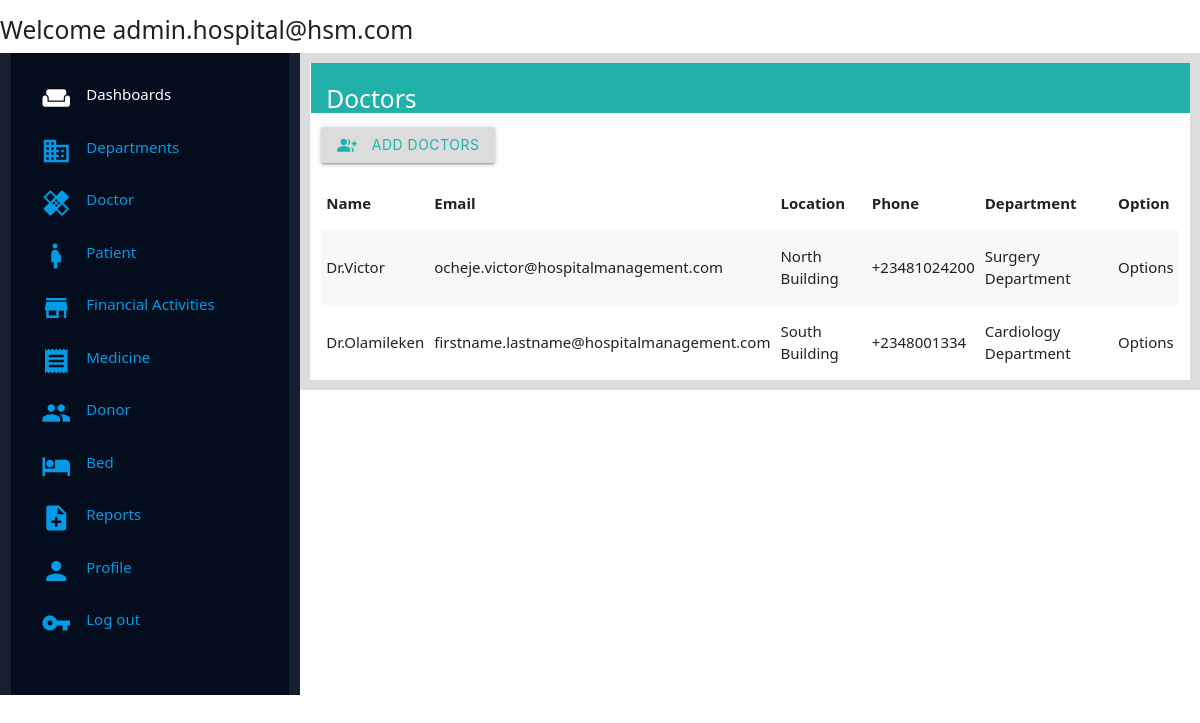
Screenshot of /management/doctors/ (signed in) with the database file from the repository.
### management/models.py (models this page shows, shortened)
class Doctor(models.Model):
    Doctor_user_instance = models.ForeignKey(get_user_model(),on_delete=models.CASCADE,null=True, blank=True)
    Doctor_firstname = models.CharField(max_length=250, null=True,blank=True)
    Doctor_lastname = models.CharField(max_length=250, null=True,blank=True)
    Doctor_gender = models.CharField(max_length=25, choices=GENDER, default="UNDECIDED")
    Doctor_department = models.ForeignKey(Department,on_delete=models.CASCADE, related_name="doctor_department")
    Doctor_specialization = models.CharField(max_length=250, null=True, blank=True)
    Doctor_phone_number = models.CharField(max_length=250, null=True, blank=True)
    Doctor_email_address = models.EmailField(default="firstname.lastname@hospitalmanagement.com", null=True, blank=True)
    Doctor_location = models.CharField(max_length=250,null=True, blank=True)

class Department(models.Model):
    Department_name = models.CharField(max_length=250, unique=True, blank=True, null=True)
    Department_details = models.TextField(max_length=1000, null=True, blank=True)
    def __str__(self):
        return self.Department_name + " Department"

### management/views.py (the view)
# urls.py: path('doctors/',views.doctors_page, name="doctors_page"),
@login_required(login_url=welcome_page)
def doctors_page(request):
    doctors = Doctor.objects.all()
    context = {
        'doctors':doctors
    }
    return render(request,'management/Pages/doctors_page.html',context)

### management/templates/management/Pages/doctors_page.html
{% extends 'management/index.html' %}
{% load static %}
{% block content %}
<div class="wrapper">
    <div class="title-holder">
        <h5 class="title">Doctors</h5>
    </div>
    <div class="body-wrapper">
        <button class="btn add-btn"><i class="small material-icons left">group_add</i> Add Doctors</button>
    </div>
    <div class="display-list">
        <table class="striped">
        <thead>
          <tr>
              <th>Name</th>
              <th>Email</th>
              <th>Location</th>
              <th>Phone</th>
              <th>Department</th>
              <th>Option</th>
          </tr>
        </thead>
        <tbody>
          {% for doctor in doctors %}
          <tr>
            <td>Dr.{{doctor.Doctor_lastname}}</td>
            <td>{{doctor.Doctor_email_address}}</td>
            <td>{{doctor.Doctor_location}}</td>
            <td>{{doctor.Doctor_phone_number}}</td>
            <td>{{doctor.Doctor_department}}</td>
            <td>Options</td>
          </tr>
          {% endfor %}
        </tbody>
      </table>
    </div>
</div>
{% endblock content %}

### management/templates/management/Components/navbar_components.html
{% block content %}
<div class="navbar">
    <h5 class="navbar-text"> Welcome {{request.user}} </h5>
</div>
{% endblock %}

### management/static/management/css/style.css (style rules this page uses)
* { margin: 0; padding: 0; font-family:'Segoe UI', Tahoma, Geneva, Verdana, sans-serif; }
.title-holder { background-color: lightseagreen; height: 50px; color: white; margin-left: -10px; margin-right: -11px; padding-bottom: 10px; padding-top: 5px; padding-left: 1em; }
.add-btn { margin-top: 1em; margin-bottom: 1em; background-color: gainsboro; color: lightseagreen; }

### rows the page displays
Doctor: Doctor_lastname "Victor", Doctor_email_address "ocheje.victor@hospitalmanagement.com", Doctor_location "North Building", Doctor_phone_number "+23481024200", Doctor_department "Surgery Department"
Doctor: Doctor_lastname "Olamileken", Doctor_email_address "firstname.lastname@hospitalmanagement.com", Doctor_location "South Building", Doctor_phone_number "+2348001334", Doctor_department "Cardiology Department"

### other values shown
{{ request.user }} "admin.hospital@hsm.com"
